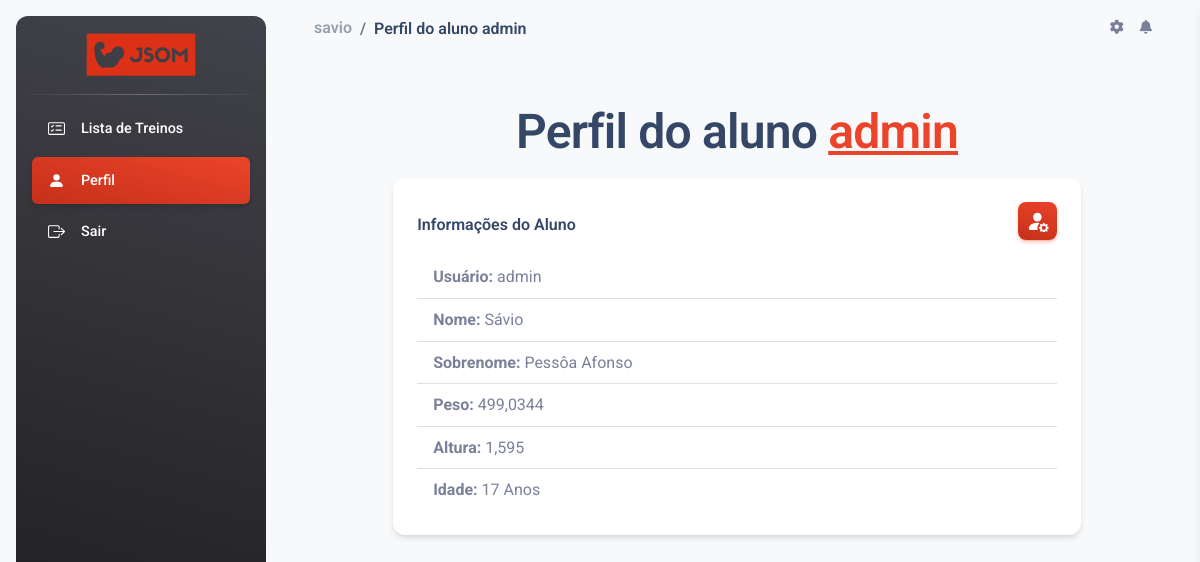
Page /aluno/perfil/1/ (signed in) on the earlier database version.
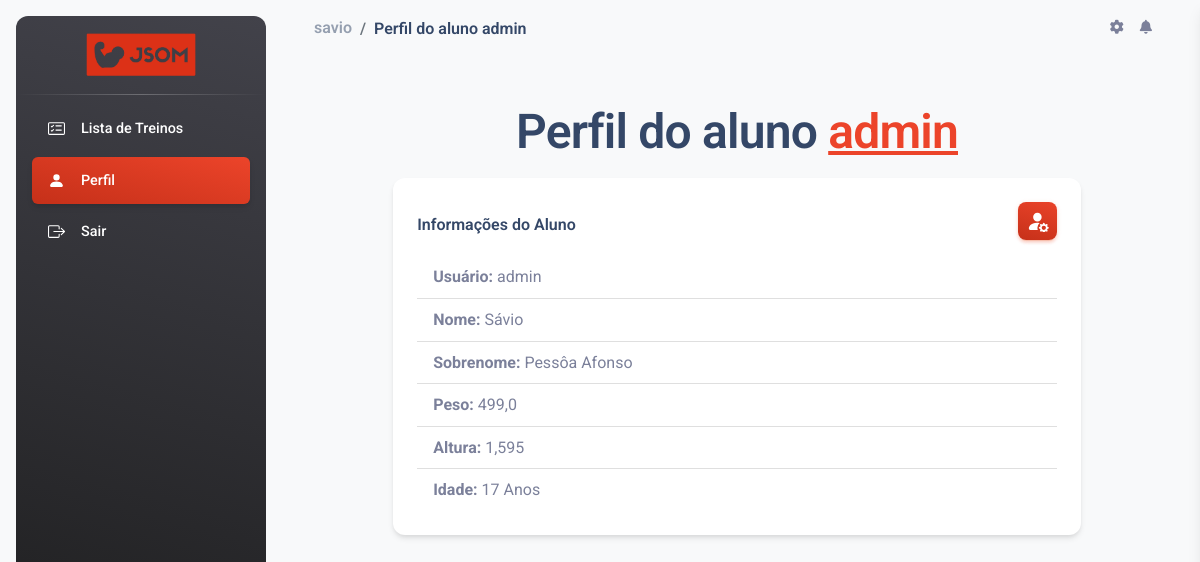
Same page on the later database version.
### jsom_sga/models.py (models this page shows, shortened)
class UserProfile(models.Model):
    user = models.OneToOneField(User, on_delete=models.CASCADE)
    peso = models.FloatField(null=True, blank=True)
    altura = models.FloatField(null=True, blank=True)
    data_nascimento = models.DateField(null=True, blank=True)

### jsom_sga/views/aluno_views.py (the view)
# urls.py: path('aluno/perfil/<int:user_id>/', views.perfil_aluno, name='perfil_aluno'),
@login_required(login_url='JSOM_SGA:index')
def perfil_aluno(request, user_id):
    aluno = get_object_or_404(UserProfile, user__id=user_id)
    site_title = f"Perfil do aluno {aluno.user.username}"
    perfil_aluno= "active bg-gradient-primary_jsom"
    if aluno.data_nascimento:
        hoje = timezone.now().date()
        idade = hoje.year - aluno.data_nascimento.year - ((hoje.month, hoje.day) < (aluno.data_nascimento.month, aluno.data_nascimento.day))
    else:
        idade = None
    context = {
        'aluno': aluno,
        'idade': idade,
        'site_title': site_title,
        'perfil_aluno': perfil_aluno,
    }
    return render(request, 'USER/perfil_aluno.html', context)

### jsom_sga/templates/USER/perfil_aluno.html (shortened to what this page needs)
{% extends "global/base.html" %}
{% block corpo %}
<div class="container mb-5">
  <div class="row">
    <div class="col-md-10 mx-auto">
      <h1 class="fs-1 text-center fw-bold ">
          Perfil do aluno <span class="text-primary_jsom text-decoration-underline">{{ aluno.user.username }}</span>
      </h1>
      <div class="card card-frame mt-3">
        <div class="card-body">
          <div class="d-flex justify-content-between align-items-center flex-wrap">
            <h6 class="fw-bold">Informações do Aluno</h6>
            <a
              aria-current="page"
              {% if user.is_staff %}
                href="{% url "JSOM_SGA:admin_aluno_update" aluno.user.id %}"
              {% else %}
                href="{% url "JSOM_SGA:aluno_update" %}"
              {% endif %}
            >
              <button class="btn bg-gradient-primary_jsom fw-semibold icon-link icon-link-hover p-2" style="--bs-icon-link-transform: translate3d(0, -.125rem, 0);" data-bs-toggle="tooltip" data-bs-placement="top" title="Editar perfil">
              </button>
            </a>
          </div>
              <ul class="list-group list-group-flush">
                  <li class="list-group-item"><strong>Usuário:</strong> {{ aluno.user.username }}</li>
                  <li class="list-group-item"><strong>Nome:</strong> {{ aluno.user.first_name }}</li>
                  <li class="list-group-item"><strong>Sobrenome:</strong> {{ aluno.user.last_name }}</li>
                  <li class="list-group-item"><strong>Peso:</strong> {{ aluno.peso }}</li>
                  <li class="list-group-item"><strong>Altura:</strong> {{ aluno.altura }}</li>
                  <li class="list-group-item"><strong>Idade:</strong> {{ idade }} Anos</li>
              </ul>
        </div>
      </div>
    </div>
  </div>
</div>
{% endblock corpo %}

Differences in the rows shown:
changed UserProfile "admin": peso "499,0344" → "499,0"
